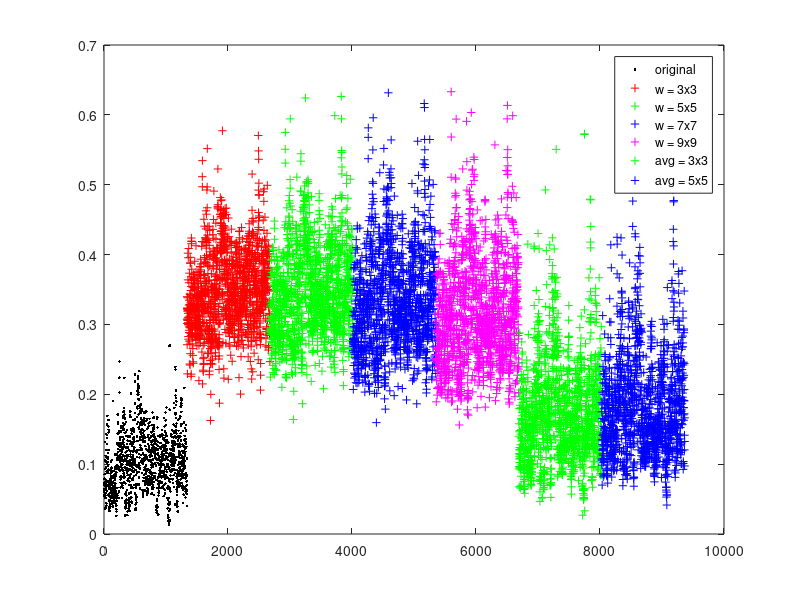

MATLAB code to generate this figure:
clear all;
fyori=importdata('featureoriginal1338.mat');
fymf3 =importdata('featuremf3w1338.mat');
fymf5 =importdata('featuremf5w1338.mat');
fymf7 =importdata('featuremf7w1338.mat');
fymf9 =importdata('featuremf9w1338.mat');
fymfavg3=importdata('featuremf3avg1338.mat');
fymfavg5=importdata('featuremf5avg1338.mat');


for i=1:7
    for j=1:1338
        fx(i,j)=1338*(i-1)+j;
    end
end


plot(fx(1,:),fyori,'k.',fx(2,:),fymf3,'r+',fx(3,:),fymf5,'g+',fx(4,:),fymf7,'b+',fx(5,:),...
    fymf9,'m+',fx(6,:),fymfavg3,'g+',fx(7,:),fymfavg5,'b+');
legend('original','w = 3x3','w = 5x5','w = 7x7','w = 9x9','avg = 3x3','avg = 5x5');